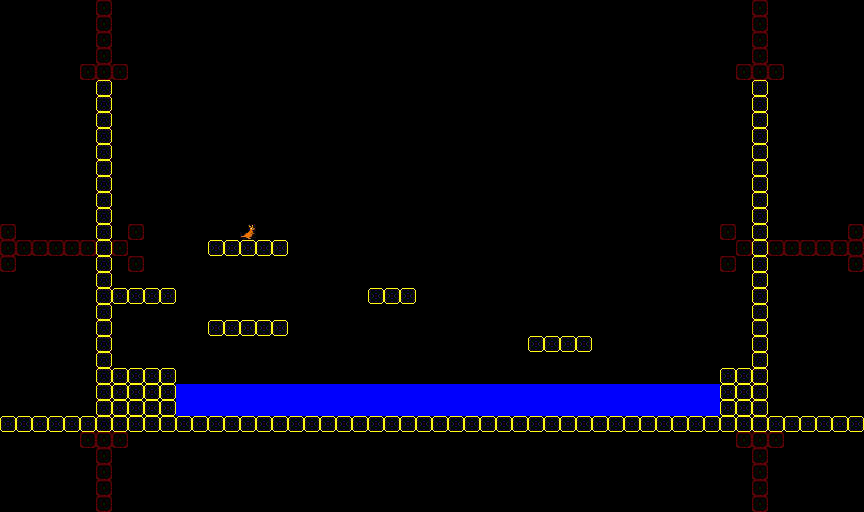

Tiled map render using the project's own tile images. Description and the map definition, with tile-layer contents summarised, below:
An orthogonal 54x32 tile map with 16x16 px tiles, 3 tile layers (ScreenLayout, Terrain, Spawn), 3 tilesets.

<map version="1.8" tiledversion="1.8.4" orientation="orthogonal" renderorder="left-down" width="54" height="32" tilewidth="16" tileheight="16" infinite="0" nextlayerid="5" nextobjectid="1">
 <tileset firstgid="1" name="Terrain" tilewidth="16" tileheight="16" tilecount="2" columns="0">
  <grid orientation="orthogonal" width="1" height="1" />
  <tile id="0" type="Terrain">
   <image width="16" height="16" source="Tilesets/Tiles/terrain01.png" />
  </tile>
  <tile id="1" type="Water">
   <image width="16" height="16" source="Tilesets/Tiles/water01.png" />
  </tile>
 </tileset>
 <tileset firstgid="3" name="ScreenLayout" tilewidth="16" tileheight="16" tilecount="1" columns="0">
  <grid orientation="orthogonal" width="1" height="1" />
  <tile id="2">
   <image width="16" height="16" source="Tilesets/Tiles/screenlayout01.png" />
  </tile>
 </tileset>
 <tileset firstgid="6" name="Spawn" tilewidth="16" tileheight="16" tilecount="1" columns="0">
  <grid orientation="orthogonal" width="1" height="1" />
  <tile id="1" type="Player">
   <image width="16" height="16" source="Tilesets/Tiles/player.png" />
  </tile>
 </tileset>
 <layer id="1" name="ScreenLayout" width="54" height="32">
  <data>[1728 cells, 94 non-empty, 1 distinct tile ids]</data>
 </layer>
 <layer id="3" name="Terrain" width="54" height="32">
  <data>[1728 cells, 203 non-empty, 2 distinct tile ids]</data>
 </layer>
 <layer id="4" name="Spawn" width="54" height="32">
  <data>[1728 cells, 1 non-empty, 1 distinct tile ids]</data>
 </layer>
</map>
